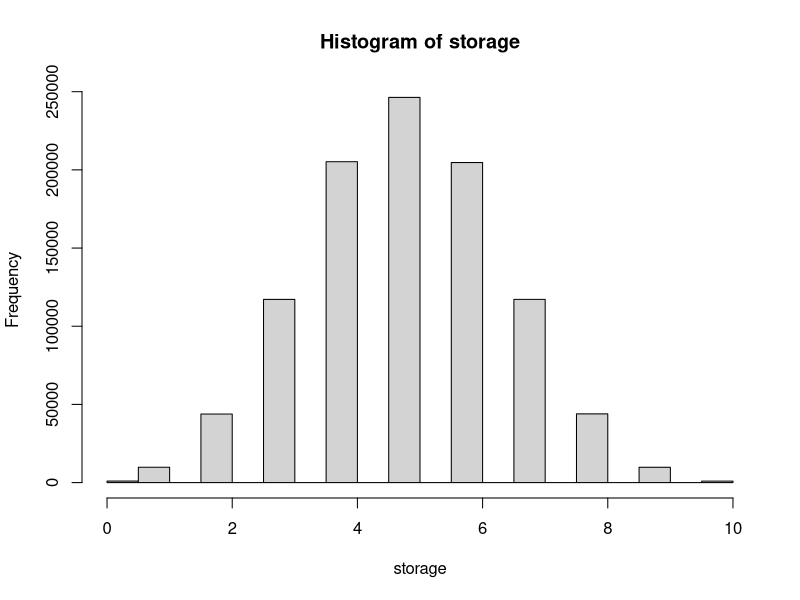
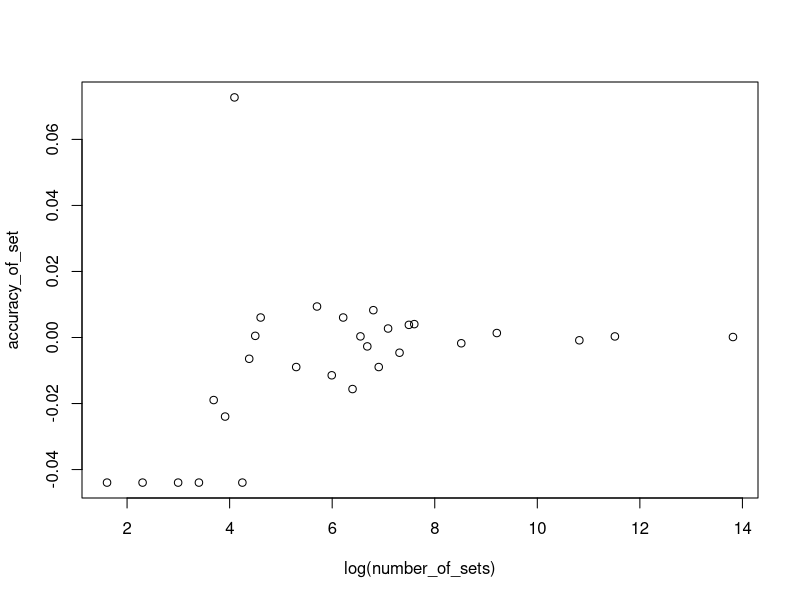
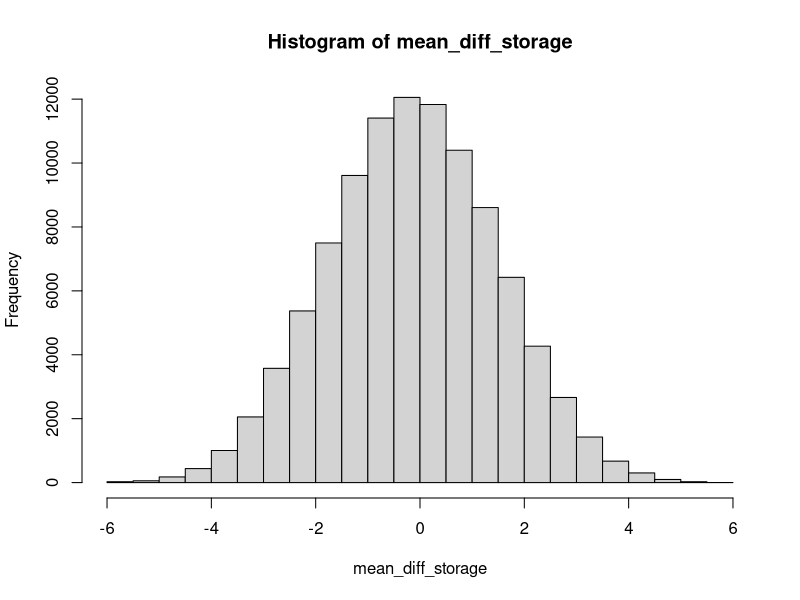
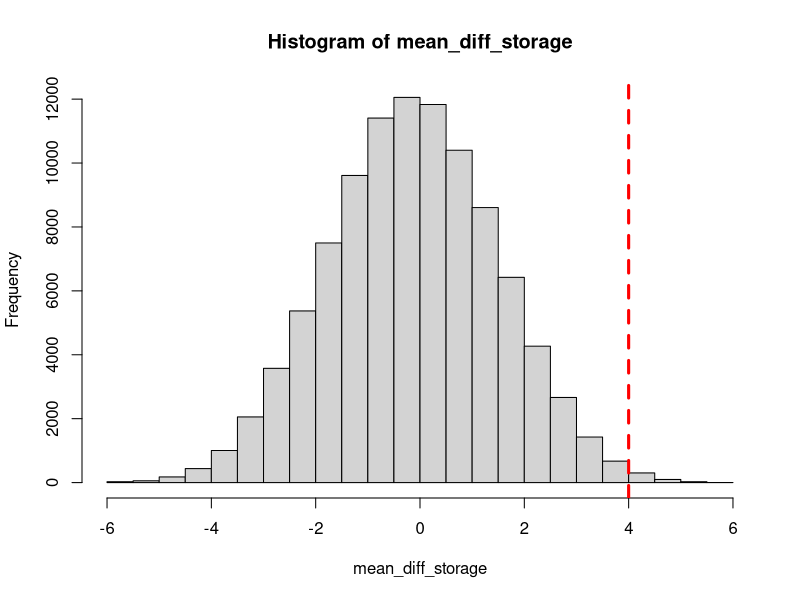
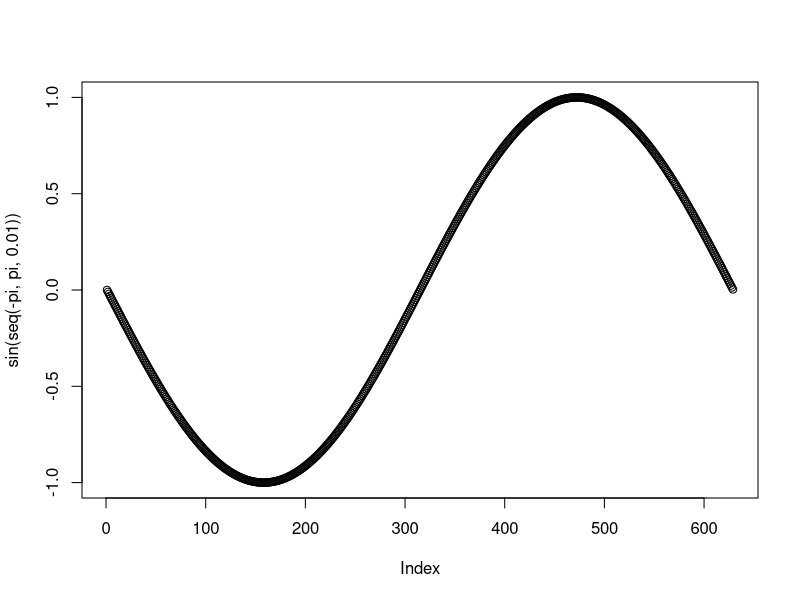
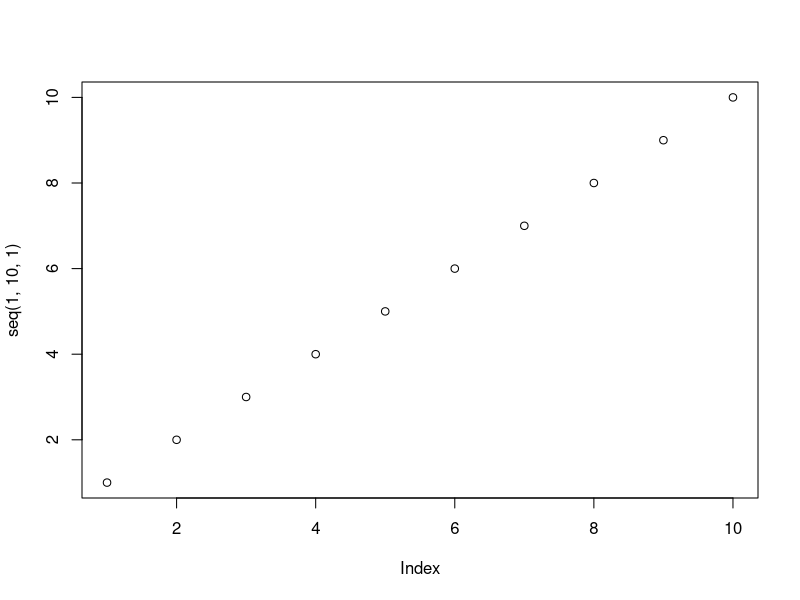
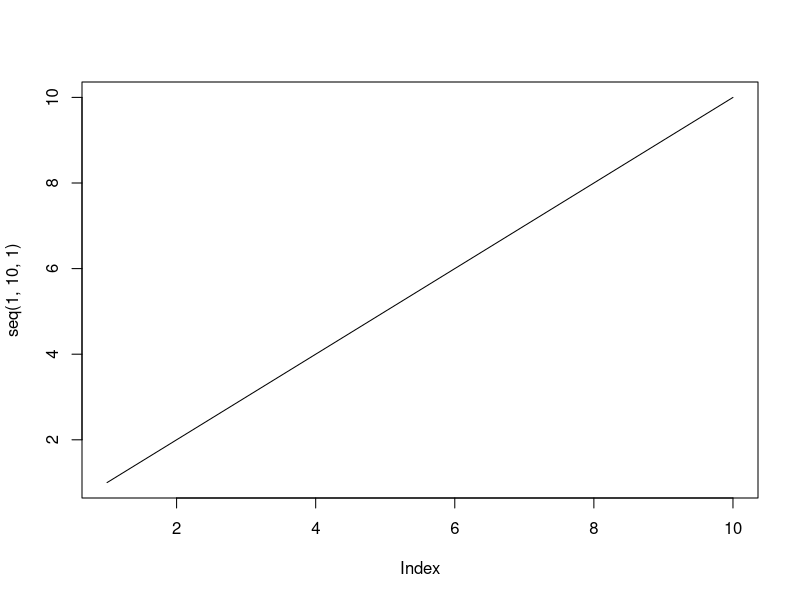
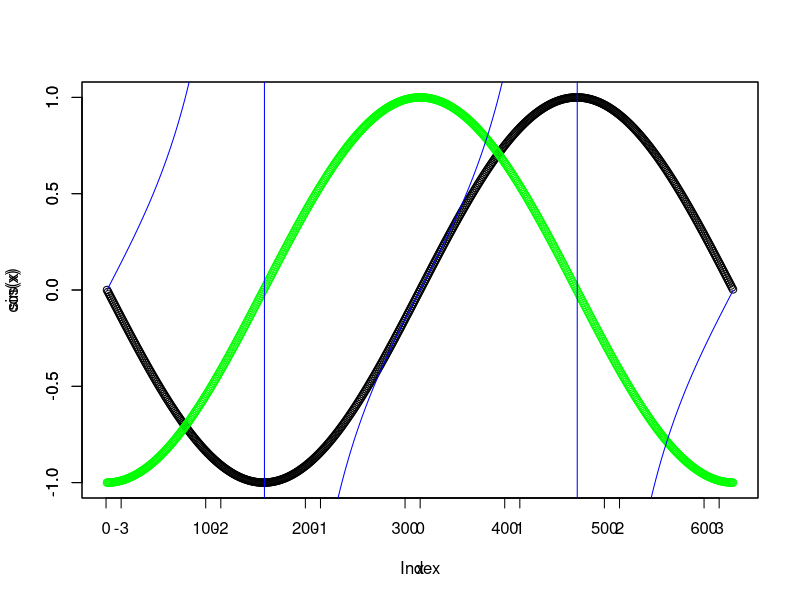

Write R code to recreate these figures, in order.
## ---- chunk 1
knitr::opts_chunk$set(echo = TRUE)
## ---- chunk 2
x = matrix(c(2, 1,-1, -1, -1, 1, -1, -5, -5, 10, 2, 2, 2, 2, -8), byrow=TRUE, ncol=5)

# Want the reduced row echelon form? 
# Can't find it? What do we do?!?

?rref #try to search help, the single question mark doesn't work
??rref #searches all documentation, we find it in the pracma package
??"row echelon" #also finds it - if you're not sure what the function name is you can search as a 
#string! The help window tells us what we want is in the pracma package.

#install.packages("pracma")
library(pracma)
rref(x) #only one piece of unique information in this matrix (not surprisingly since the rows
#are identical!)

## ---- chunk 3

## RANDOM NUMBERS
runif(1) # generates 1 random number from a uniform distribution from 0 to 1 (as defaults)
runif(2, min=3, max=5) # generates 2 random numbers from a uniform distribution from 3-5

# NOTE: The magical up arrow!
# can hit the up arrow and run this again and again - draw lots of samples of 2
# can hit the up arrow and change things:
# up arrow gives you this runif(2, min=3, max=5) if you haven't yet run the line, you can edit
# any of the values.

# sample gives whole numbers
sample(1:10,3) # without replacement
sample(1:10,3,replace=TRUE) # keep running this you might get a couple #s that are the same
sample(1:5, 300, replace=TRUE) # more likely to get numbers that are the same since it's a bigger sample

# can create a matrix of random numbers
x <- matrix(runif(100), ncol=1) # 100 row, 1 column vector of random numbers from a uniform dist.
x <- rnorm(5000) # 5 numbers from a normal dist. w/ mean=0 SD=1
mean(x)
# can set parameters of the normal distribution
x <- rnorm(1, mean=100, sd=15) # draw one number from normal dist. w/ mean=100, SD=15 (e.g., 1 IQ score)

## ---- chunk 4

a = 3 #assigning a value of 3 to a
a <- 3
3 -> a

a==3 #does a equal 3? YES
a==4 #does a equal 4? NO

a=4 #if I do this
a == 4 #now a is equal to 4
a == 3 #...and not equal to 3
a != 4 #is a NOT equal to 4? NO
a != 3 #is a NOT equal to 3? YES

# < and > (tip - the PacMan wants to eat whatever is bigger, e.g. 4>3 or 5<10)
# <= >= less than or equal to and greater than or equal to
## ---- chunk 5
#get a random number from a uniform distribution
x <- runif(1)
x

#if this number is greater than .5 print "it's heads", less than .5 print "it's tails"

x <- runif(1)
x


if (x>.5) {
  print("It's heads!")
} else {
  print("It's tails.")
}


x <- runif(1)

if (x<(1/3)) {
  print("It's a one!")
} else if (x<(2/3)) {
 print("It's a two!") 
} else {
  print("It's a three!")
} 

#can do this over and over again using up arrow
## ---- chunk 6

#simple for loop
for (i in 1:5) { print( paste("i=", i) ) }

x = 0
for (i in 1:10) {
  x = x+i
  print(x) }

data = c(6,NA,3,7,3,NA,8)
n_trials = length(data)

for (trial in 1:n_trials) {
  if (is.na(data[trial])) {
    data[trial] = -1
  }
}

data

# Here is another way of accomplishing that same thing

data = c(6,NA,3,7,3,NA,8)   # Restore "data" to what it was before
is.na(data)  # Show us what the 'is.na()' function does

# Now, set all of the "TRUE" spots within data[] to be -1
data[is.na(data)] = -1
data

# for each value, 1 thru 5 print i=that value

#nested for loops

#first, create a matrix
x <- zeros(3,4)  #3x4 matrix of zeros

for (r in 1:3)  {    #for every row from 1-3, starting with first row
  for (c in 1:4)  {  #go column by column (in that row) starting with 1
    x[r,c]=r*10+c       #the value that goes into that spot is rows + columns
  }
} #make sure you have the appropriate number of brackets

#check out the matrix now
#it shows each value in the matrix as the row number plus the column number

#another example of a for loop

for(n in c(5,10,20,100,10000)) {
  x=runif(n)
  print(sd(x))
}
## ---- chunk 7
dbinom(8,10,0.5)
## ---- chunk 8
one_try = sample(0:1,10, replace=TRUE)
one_try
## ---- chunk 9
nHeads = sum(one_try)
nHeads
## ---- chunk 10

for (samples in 1:1000000) {
  one_try = sample(0:1,10, replace=TRUE)
  nHeads = sum(one_try)
}

## ---- chunk 11

storage = vector()

for (samples in 1:1000000) {
  
  #First, flip 10 coins
  one_try = sample(0:1,10, replace=TRUE)
  
  #Second, count how many heads there are
  nHeads = sum(one_try)
  
  #Third, put the count for "one_try" into the storage var
  storage[samples] = nHeads
  
}

hist(storage)

## ---- chunk 12

nEights = 0
for (headCounts in 1:1000000){
  if (storage[headCounts]==8) {nEights = nEights+1}
  else { nEights = nEights }
}

nEights

## ---- chunk 13

nEights = sum(storage==8)
nEights

## ---- chunk 14
pobs = nEights/1000000
## ---- chunk 15
ppred = dbinom(8,10,0.5)
## ---- chunk 16
pobs
ppred
## ---- chunk 17
accuracy = pobs-ppred
accuracy
## ---- chunk 18

number_of_sets = c(5, 10, 20, 30, 40, 50, 60, 70, 80, 90, 100, 200, 300, 400, 500, 600, 700, 800, 900, 1000, 1200, 1500, 1800, 2000, 5000, 10000, 50000, 100000, 1000000)

accuracy_of_set = vector()

for (set in 1:length(number_of_sets)) {
  
  storage = vector()
  
  for (samples in 1:number_of_sets[set]) {
    one_try = sample(0:1,10, replace=TRUE)
    nHeads = sum(one_try)
    storage[samples] = nHeads
  }
  
  nEights = sum(storage==8)
  phat = nEights/number_of_sets[set]
  ppred = dbinom(8,10,0.5)
  accuracy_of_set[set] = phat-ppred

}

accuracy_of_set
## ---- chunk 19
plot(log(number_of_sets), accuracy_of_set)
## ---- chunk 20
df = data.frame(DV = 1:8, IV = c(0, 0, 0, 0, 1, 1, 1, 1))
df
## ---- chunk 21

group_diff = mean(df$DV[df$IV==1]) - mean(df$DV[df$IV==0])
group_diff
## ---- chunk 22
permutation_of_DV = sample(df$DV, replace=TRUE)
permutation_of_DV
## ---- chunk 23

group_diff = mean(permutation_of_DV[df$IV==1]) - mean(permutation_of_DV[df$IV==0])
group_diff
## ---- chunk 24

mean_diff_storage = vector()
n_permutes = 100000
  
for (permutation in 1:n_permutes) {
  permutation_of_DV = sample(df$DV, replace=TRUE)
  group_diff = mean(permutation_of_DV[df$IV==1]) - mean(permutation_of_DV[df$IV==0])
  mean_diff_storage[permutation] = group_diff
}

hist(mean_diff_storage)

## ---- chunk 25

hist(mean_diff_storage)
group_diff = mean(df$DV[df$IV==1]) - mean(df$DV[df$IV==0])
abline(v = group_diff, col="red", lwd=3, lty=2)

# Calculate percentile
n_greater = sum(mean_diff_storage>=group_diff)
percentile = n_greater / n_permutes

print(paste0("The probability of drawing two groups with the observed difference or larger is ", percentile))

## ---- chunk 26

# get some data and plot it
plot(sin(seq(-pi,pi,.01))) # plot the sin of every value in the sequence between -pi and pi

# could just as easily plot 1 to 10
plot(seq(1,10,1))

# plot that as a line
plot(seq(1,10,1), type='l')

# can plot 2 graphs on the same plot
# get some data 
x <- seq(-pi,pi,.01)

# create one plot
plot(x,sin(x))

# keep the plot open to overlay something else
par(new=TRUE)

# plot another graph in a different color so we can easily see the two different graphs
plot(cos(x), col="green")

# here's another way to do it
lines(tan(x),col="blue") #puts things in same plot, but doesn't overwrite

# get a different x
x <- rnorm(100, mean=100, sd=15) #100 values from normal dist. w/ mean=100, SD=15
# can check mean and sd of our sample
mean(x)
sd(x)
# pretty close to the parameters we set because the sample size is large 
# probably wouldn't be as close if sample size was 5

# get a histogram of x
hist(x)

# can do fancier stuff
hist(x,20) # histogram of x with 20 bins
hist(x,20, xlab="IQs", main="Histogram of IQs") #title and axes

# line graphs
x <- seq(-3,3,.01)
plot(sin(x)) # we already saw this above

# can give values for the x and y axis
plot(x,sin(x))

# Sometimes it's easier to plot things using colors instead of numbers
design = matrix(c(sin(x),cos(x)), ncol=2)
image(design)
image(design,main="my design", col=terrain.colors(1000))

# now let's look at bar plots - get some categorical data
x <- c(10,8,7,7,5)
barplot(x,main="Some RTs", xlab="Group")

## NOTE: lots of different things you can do with plots
## harding.edu/fmccown/r/#linecharts

# label the bars
barplot(x,main="Some RTs", xlab="Group", names.arg=c("One", "Two", "Three", "Four", "Five"))

# add some color
barplot(x,main="Some RTs", xlab="Group", names.arg=c("One", "Two", "Three", "Four", "Five"), col=rainbow(5))

# add a legend (probably don't really need this here since bars are labeled...)
legend("topright", c("One", "Two", "Three", "Four", "Five"), cex=0.6, bty="n", fill=rainbow(5))


## LINE GRAPHS w/ fancy-ish stuff

# compare cars and trucks
cars <- c(1,3,6,4,9)
trucks <- c(2,5,4,5,12)

# make a graph for cars. using points connected by a line, y axis ranges from 0 to 12.
plot(cars, type='o',col="blue",ylim=c(0,12),ann=FALSE)

# ann=FALSE means that R shouldn't label the axes, asking it not to automatically label the y axis right now
# because it would just be labeled cars and we want to plot trucks, too.

# graph trucks on the same plot w/ a red dashed line and square points
lines(trucks, type='o',pch=22,lty=2,col="red")

# add a title & labels for axes
title(main="Autos",col.main="red",font.main=4, xlab="Count", ylab="Total")

## ---- chunk 27
#input 

#use readline function to get a string

#t <- readline(prompt="Give me some text:")
#now t is whatever you told it, look at t

#t <- readline(prompt="Enter a number:")

#class(t) #note that it's not a number right now
#t+2 #can't add using t

#can change the class of the variable
#t <- as.integer(t)
#class(t)
#t+2 #now can add the numeric variable

#t2 <- as.integer(readline(prompt="Give me a number:"))
#class(t2) #it's already an integer!
## ---- chunk 28

#use print to write text to the screen
print("You entered:")

#...and you can use paste to merge text and variables
print(paste("You entered", 5))

#...so we can combine these two things
#x <- readline(prompt="Enter a number:")
#print(paste("You entered", x))
